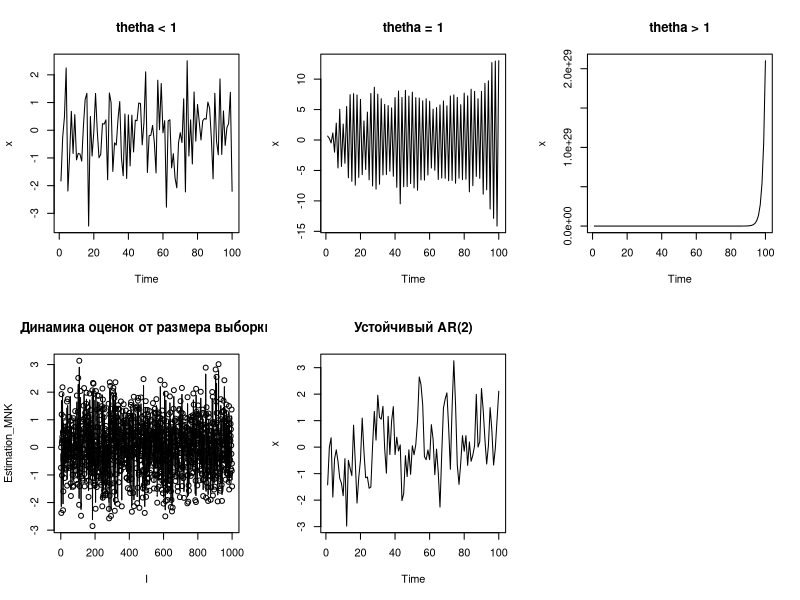

This figure's R source:
library("stats")

AR<-function(theta,n){ # Вариация процесса, с передаваемыми theta. Вообще это процесс общего порядка, но тк я передаю
                       # Тета, то порядок эквивалентен размерности тета.  
    p<-length(theta)
    x<-rnorm(n+p)# Вектор размерности n+p

    for (i in (p+1):(n+p)) {
    x[i] <- sum(theta * rev(x[(i-p):(i-1)])) + rnorm(1)
    }

    x <- x[(p+1):(n+p)]

    return(x)
}

Estimation_MNK <- function(x) {
  n <- length(x)
  numerator <- 0
  denominator <- 0

  for (i in 2:n) {
    numerator <- numerator + x[i] * x[i-1]
    denominator <- denominator + x[i-1] * x[i-1]
  }

  theta <- numerator / denominator

  return(theta)
}

Estimation_MLE <- function(x) {
  n <- length(x)
  numerator <- 0
  denominator <- 0

  for (i in 2:n) {
    numerator <- numerator + x[i] * x[i-1]
    denominator <- denominator + x[i-1] * x[i-1]
  }

  theta <- numerator / denominator

  return(theta)
}


# Периодически возразает вектор не тета не приводящий к стац процессу. Не понимаю в чем пробелма.
# Заменил на функцию ниже 
#Generate_vector_theta_stationary <- function() {
#  max_iterations <- 1000  
# num_iterations <- 0     
#  
#  while (num_iterations < max_iterations) {
#    theta_local <- c(rnorm(1), rnorm(1))
#    roots <- polyroot(c(-theta_local[2], -theta_local[1], 1))
#    
#    if (all(abs(Re(roots)) < 1)) {
#      return(theta_local)  
#    }
#    
#    num_iterations <- num_iterations + 1
#  }
#  
#  # Если не удалось найти устойчивый вектор theta
#  return(c(0.5, -0.2))
#}

# Не увиедл запрет в задании на использование чего то такого.
Generate_vector_theta_stationary <- function() {
  return(c(0.5, -0.2))
}




#######################################################
#                      Задания                        #
#######################################################
par(mfrow = c(2, 3)) # Разбил окно вывод графков на сетку 2*3
############ 1 ##########


########################
#       Типы тета:     #
#    1 - |theta| < 1   #
#    2 - |theta| = 1   #
#    3 - |theta| > 1   #
########################

theta1 <- rnorm(1, mean=0, sd=0.5)

theta2 <- sample(c(-1, 1), 1)

theta3 <- rnorm(1, mean=2, sd=1)


# 1.1
theta <- c(theta1)
n<-100
x<- AR(theta,n)
# png(filename="./AR_Plots/theta_lower_1.png")
plot.ts(x, main = "thetha < 1")
# dev.off()

# 1.2
theta <- c(theta2)
n <-100
x <- AR(theta,n)
# png(filename="./AR_Plots/theta_equal_1.png")
plot.ts(x, main = "thetha = 1")
# dev.off()

# 1.3

theta <- c(theta3)
n <-100
x <- AR(theta,n)
# png(filename="./AR_Plots/theta_upper_1.png")
plot.ts(x, main = "thetha > 1")
# dev.off()

############ 2 ##########
#Оценка МНК
theta <- c(theta1)
n <-100
x <- AR(theta,n)

estimated_theta_mnk <- Estimation_MNK(x)
print("############ 2 ##########")
print(paste("Real theta: ", theta, " Estimated theta: ", estimated_theta_mnk))

############ 3 ##########
#Оценка ММН

#
# В случае гауссовского шума МНК и ММП выглядят одинаково.
# Для MП ошибка распредлена нормально, а авторегрессия описывается ошибкой
# Отриц логарифм правдоподоия эквивалентен МНК
# В выводе оценки будут разные потому, что данные заново генерируются.
#
theta <- c(theta1)
n <-100
x <- AR(theta,n)

estimated_theta_mle <- Estimation_MLE(x)
print("############ 3 ##########")
print(paste("Real theta: ", theta, " Estimated theta: ", estimated_theta_mle))

############ 4 ##########

#4.a

theta <- theta1
n <- 1000
x <- AR(theta,n)
#4.b

estimated_theta_mnk_by_10_numbers <-Estimation_MNK(head(x,10))
print("############ 4 ##########")
print(paste("Real theta: ", theta, " Estimated theta: ", estimated_theta_mnk_by_10_numbers))

#4.c

estimated_theta_mnk_vector <- rep(NA,n)
for (i in 11:n){
  #Пусть первые 11 элементов вектора будут пустые
  estimated_theta_mnk_vector[i]<-estimated_theta_mnk_by_i_numbers <-Estimation_MNK(head(x,i))
}
estimated_theta_mnk_vector <- estimated_theta_mnk_vector[-c(1:11)]


#png(filename="./AR_Plots/Estimation_MNK_from_11_to_1000.png")
plot(x, type = 'b', main = "Динамика оценок от размера выборки", xlab = "I", ylab = "Estimation_MNK", pch = 1)
# dev.off()

############ 5 ##########

theta <- Generate_vector_theta_stationary()
print("############ 5 ##########")
print("Theta vector:")
print(theta)

n <- 100
x <- AR(theta,n)
plot.ts(x, main = "Устойчивый AR(2)")

############ 6 ##########

model <- arima(x, order=c(2, 0, 0), include.mean=FALSE)

print("############ 6 ##########")
print (model)

